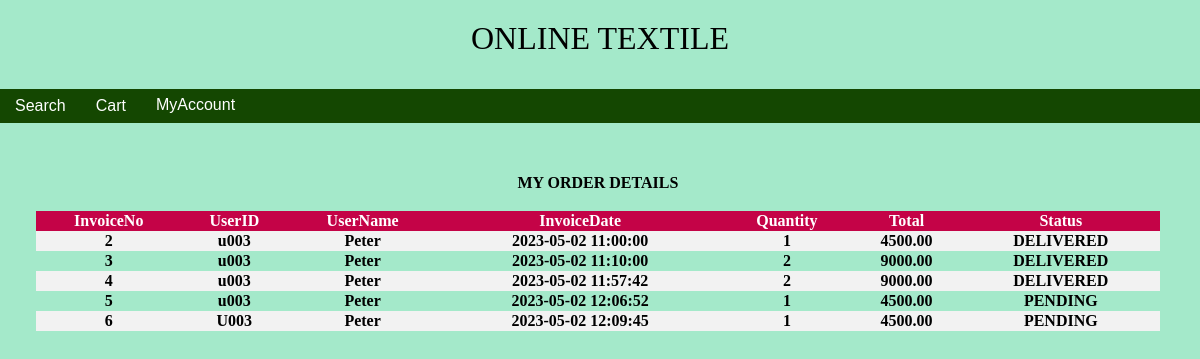
/ViewStatus.php (signed in), run on the app's committed database.
### tables this page shows
CREATE TABLE IF NOT EXISTS `salemaster` (
  `InvoiceNo` int(11) NOT NULL,
  `UserID` varchar(50) NOT NULL,
  `UserName` varchar(50) NOT NULL,
  `InvoiceDate` datetime NOT NULL,
  `Quantity` int(2) NOT NULL,
  `Total` decimal(8,2) NOT NULL,
  `Status` varchar(10) NOT NULL,
  `PaymentMode` varchar(30) NOT NULL,
  `Description` varchar(200) NOT NULL,
  PRIMARY KEY (`InvoiceNo`)
);

### ViewStatus.php (the view, shortened to what this page needs)
<html>
<head>
<link rel="stylesheet" type="text/css" href="Style.css"></link>
</head>
<body id="bdy">
	<?php
	include('HeaderUser.php');
	include('Db.php');
	?>
<form action="ViewBookedCode.php" method="post">
	<table class="mygrid" align="center">
		<tr><td colspan="7">MY ORDER DETAILS<br><br><td><tr>
		<tr><th>InvoiceNo</th><th>UserID</th><th>UserName</th><th>InvoiceDate</th><th>Quantity</th><th>Total</th><th>Status</th></tr>
        <?php
        $query = mysql_query("Select InvoiceNo, UserId, UserName, InvoiceDate, Quantity, Total, Status From SaleMaster Where UserId = '". $_SESSION["username"] ."' ", $con);
        while($r = mysql_fetch_array($query))
        {
            echo "<tr><td>" . $r['InvoiceNo'] . "</td><td>" . $r['UserId'] . "</td><td>" . $r['UserName'] . "</td><td>" . $r['InvoiceDate'] . "</td><td>" . $r['Quantity'] ."</td><td>". $r['Total'] ."</td><td>". $r['Status'] ."</td></tr>";
        }
        ?>
	</table>
</form>
</body>
</html>

### Style.css (style rules this page uses)
body,html { margin:0; padding: 0; font-size: 16px; font-family: Arial; background-color: #a4e9ca; background-repeat: no-repeat; background-position: fixed; background-size: cover; }
div, table { text-align:center; }
.mygrid { width:94%; margin-top:50px; font-size:16px; font-family:Cambria; font-weight:bold; border-collapse:collapse; }
.mygrid tr:nth-child(even) { background-color: #f2f2f2 }
th { background-color: #c40347;; color: white; }

### data on the page
salemaster: InvoiceNo "2", UserID "u003", UserName "Peter", InvoiceDate "2023-05-02 11:00:00", Quantity "1", Total "4500.00", Status "DELIVERED"
salemaster: InvoiceNo "3", UserID "u003", UserName "Peter", InvoiceDate "2023-05-02 11:10:00", Quantity "2", Total "9000.00", Status "DELIVERED"
salemaster: InvoiceNo "4", UserID "u003", UserName "Peter", InvoiceDate "2023-05-02 11:57:42", Quantity "2", Total "9000.00", Status "DELIVERED"
salemaster: InvoiceNo "5", UserID "u003", UserName "Peter", InvoiceDate "2023-05-02 12:06:52", Quantity "1", Total "4500.00", Status "PENDING"
salemaster: InvoiceNo "6", UserID "U003", UserName "Peter", InvoiceDate "2023-05-02 12:09:45", Quantity "1", Total "4500.00", Status "PENDING"
